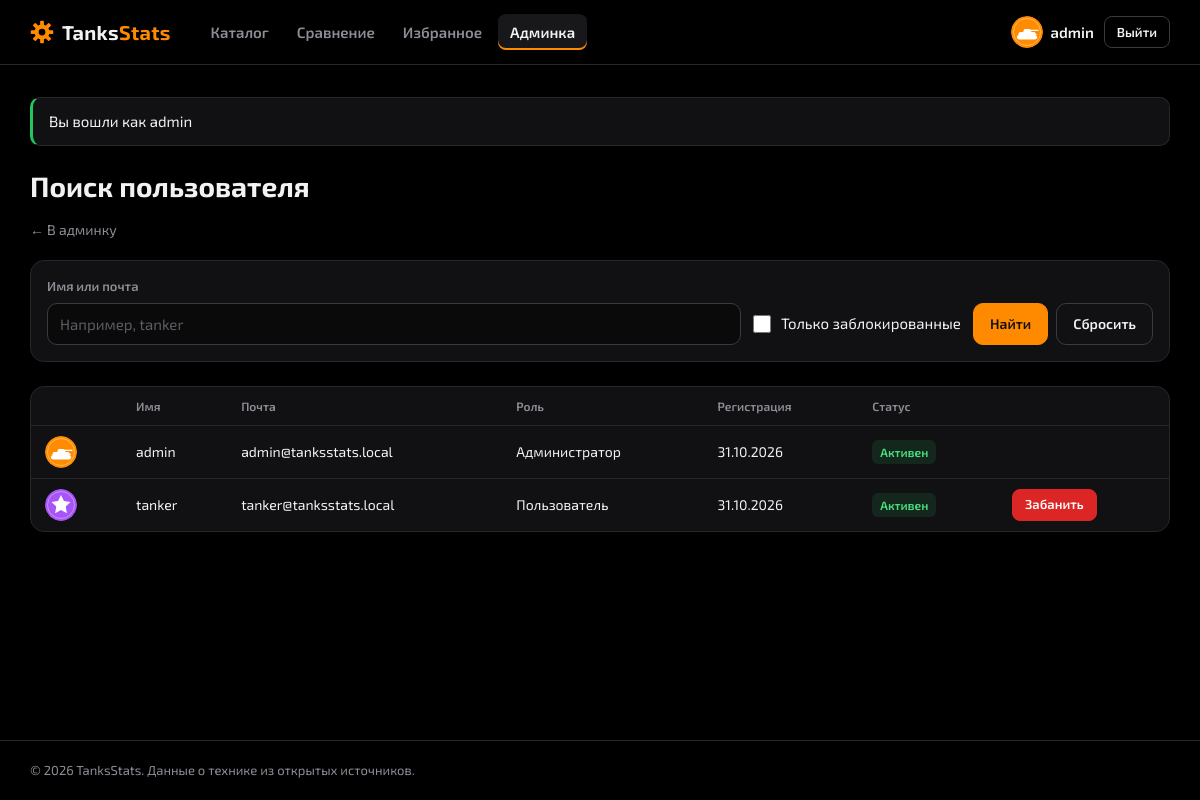
The page /admin/users.php (signed in) on the database its author committed.
### tables this page shows
CREATE TABLE users (
    id INT AUTO_INCREMENT PRIMARY KEY,
    username VARCHAR(30) NOT NULL UNIQUE,
    email VARCHAR(100) NOT NULL UNIQUE,
    password_hash VARCHAR(255) NOT NULL,
    avatar VARCHAR(50) NOT NULL,
    role ENUM('user', 'admin') NOT NULL DEFAULT 'user',
    is_banned TINYINT(1) NOT NULL DEFAULT 0,
    created_at TIMESTAMP NOT NULL DEFAULT CURRENT_TIMESTAMP
);

### config.php (called while the page is built, shortened)
<?php
$db = new mysqli('localhost', 'root', '', 'tanksstats');
$db->set_charset('utf8mb4');
$base = basename(dirname($_SERVER['SCRIPT_FILENAME'])) === 'admin' ? '../' : '';
$page = basename($_SERVER['SCRIPT_NAME']);
$user = null;
if (isset($_SESSION['user_id'])) {
    $stmt = $db->prepare('SELECT id, username, email, avatar, role, is_banned FROM users WHERE id = ?');
    $stmt->bind_param('i', $_SESSION['user_id']);
    $stmt->execute();
    $user = $stmt->get_result()->fetch_assoc();
}
$isAdmin = $user && $user['role'] === 'admin';

### admin/users.php (the view, shortened to what this page needs)
<?php
include '../config.php';
$search = trim($_GET['q'] ?? '');
$onlyBanned = ($_GET['banned'] ?? '') === '1';
$sql = 'SELECT id, username, email, avatar, role, is_banned, created_at FROM users WHERE 1 = 1';
$sql .= ' ORDER BY created_at DESC LIMIT 100';
$stmt = $db->prepare($sql);
$stmt->execute();
$users = $stmt->get_result()->fetch_all(MYSQLI_ASSOC);
$title = $onlyBanned ? 'Бан пользователей' : 'Поиск пользователя';
include '../header.php';
?>
<section class="section">
    <h1 class="page-title"><?= htmlspecialchars($title) ?></h1>
    <div class="admin-toolbar">
        <a class="back-link" href="index.php">← В админку</a>
    </div>
    <form class="filters__form filters__form--admin" method="get" action="users.php">
        <label class="field">
            <span class="field__label">Имя или почта</span>
            <input class="field__input" type="text" name="q" value="<?= htmlspecialchars($search) ?>" placeholder="Например, tanker">
        </label>
        <label class="checkbox">
            <input type="checkbox" name="banned" value="1" <?= $onlyBanned ? 'checked' : '' ?>>
            <span>Только заблокированные</span>
        </label>
        <div class="filters__buttons">
            <button class="btn" type="submit">Найти</button>
            <a class="btn btn--outline" href="users.php">Сбросить</a>
        </div>
    </form>
    <?php if (empty($users)): ?>
        <p class="empty">Пользователи не найдены.</p>
    <?php else: ?>
        <div class="table-wrap">
            <table class="admin-table">
                <thead>
                    <tr>
                        <th></th>
                        <th>Имя</th>
                        <th>Почта</th>
                        <th>Роль</th>
                        <th>Регистрация</th>
                        <th>Статус</th>
                        <th></th>
                    </tr>
                </thead>
                <tbody>
                    <?php foreach ($users as $row): ?>
                        <tr>
                            <td><img class="avatar" src="../img/avatars/<?= htmlspecialchars($row['avatar']) ?>" alt=""></td>
                            <td><?= htmlspecialchars($row['username']) ?></td>
                            <td><?= htmlspecialchars($row['email']) ?></td>
                            <td><?= $row['role'] === 'admin' ? 'Администратор' : 'Пользователь' ?></td>
                            <td><?= date('d.m.Y', strtotime($row['created_at'])) ?></td>
                            <td>
                                <?php if ($row['is_banned']): ?>
                                    <span class="badge badge--error">Заблокирован</span>
                                <?php else: ?>
                                    <span class="badge badge--success">Активен</span>
                                <?php endif; ?>
                            </td>
                            <td>
                                <?php if ($row['role'] !== 'admin'): ?>
                                    <form method="post" action="users.php">
                                        <?php if ($row['is_banned']): ?>
                                            <input type="hidden" name="action" value="unban">
                                            <button class="btn btn--small btn--outline" type="submit">Разбанить</button>
                                        <?php else: ?>
                                            <button class="btn btn--small btn--danger" type="submit">Забанить</button>
                                        <?php endif; ?>
                                    </form>
                                <?php endif; ?>
                            </td>
                        </tr>
                    <?php endforeach; ?>
                </tbody>
            </table>
        </div>
    <?php endif; ?>
</section>
<?php include '../footer.php'; ?>

### header.php (shortened to what this page needs)
<?php
$inAdmin = $base === '../';
$compareCount = count($_SESSION['compare'] ?? []);
?>
<!DOCTYPE html>
<html lang="ru">
<head>
    <link rel="stylesheet" href="<?= $base ?>style.css">
</head>
<body>
<header class="header">
    <div class="header__inner">
        <a class="logo" href="<?= $base ?>index.php">
            <img class="logo__mark" src="<?= $base ?>img/gear.svg" alt="">
            <span>Tanks<span class="logo__accent">Stats</span></span>
        </a>
        <nav class="nav">
            <a class="nav__link <?= !$inAdmin && in_array($page, ['index.php', 'tank.php']) ? 'nav__link--active' : '' ?>" href="<?= $base ?>index.php">Каталог</a>
            <a class="nav__link <?= $page === 'compare.php' ? 'nav__link--active' : '' ?>" href="<?= $base ?>compare.php">
                Сравнение<?php if ($compareCount > 0): ?> <span class="nav__count"><?= $compareCount ?>/2</span><?php endif; ?>
            </a>
            <?php if ($user): ?>
                <a class="nav__link <?= $page === 'favorites.php' ? 'nav__link--active' : '' ?>" href="<?= $base ?>favorites.php">Избранное</a>
            <?php endif; ?>
            <?php if ($isAdmin): ?>
                <a class="nav__link <?= $inAdmin ? 'nav__link--active' : '' ?>" href="<?= $base ?>admin/index.php">Админка</a>
            <?php endif; ?>
        </nav>
        <div class="header__user">
            <?php if ($user): ?>
                <span class="user-chip">
                    <img class="avatar" src="<?= $base ?>img/avatars/<?= htmlspecialchars($user['avatar']) ?>" alt="">
                    <span class="user-chip__name"><?= htmlspecialchars($user['username']) ?></span>
                </span>
                <a class="btn btn--outline btn--small" href="<?= $base ?>logout.php">Выйти</a>
            <?php else: ?>
                <a class="btn btn--ghost btn--small" href="<?= $base ?>login.php">Войти</a>
                <a class="btn btn--small" href="<?= $base ?>register.php">Регистрация</a>
            <?php endif; ?>
        </div>
    </div>
</header>
<main class="main">
    <?php if (isset($_SESSION['flash'])): ?>
        <p class="flash flash--<?= htmlspecialchars($_SESSION['flash']['type']) ?>"><?= htmlspecialchars($_SESSION['flash']['text']) ?></p>
    <?php endif; ?>

### rows shown on the page
users: avatar (picture), username "admin", email "admin@tanksstats.local", role "Администратор", created_at "31.10.2026", is_banned "Активен"
users: avatar (picture), username "tanker", email "tanker@tanksstats.local", role "Пользователь", created_at "31.10.2026", is_banned "Активен"

### other values the page prints
$_SESSION['flash']['text'] "Вы вошли как admin"
$title "Поиск пользователя"
$settings['footer_text'] "© 2026 TanksStats. Данные о технике из открытых источников."
